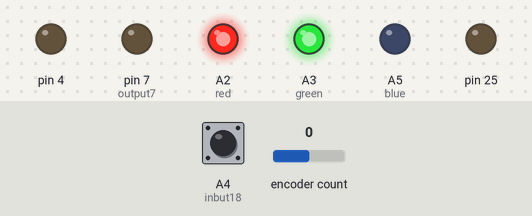
Bench run of a sketch on a simulated Teensy 4. Parts: output pins drawn as LEDs (lit = HIGH). The inputs (shaded band) are chosen by the test bench; at power-on: A4 (inbut18) HIGH, encoder count 0.

Above: at 0.1 s.
Timing chart, 0 to 1.6 s (numbered marks = the images above):
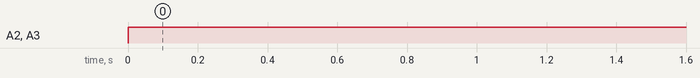

Measured:
- by itself, A2 (red), A3 (green): LOW → HIGH at 0.00 s

The sketch:

encoder-midi.ino
```cpp
/* Encoder Library -
 * http://www.pjrc.com/teensy/td_libs_Encoder.html
  */

// this uses a mouse control to very software plugin controls


#include <MIDI.h>
#include <Encoder.h>
long touchON = 0;
long touchOFF = 0;
int delaytime = 0;
int xymove = 0;
int red =16;
int blue =19;
int green =17;
uint8_t controlVal[]={0,0,0,0,0,0,0,0,0,0};
// Change these two numbers to the pins connected to your encoder.
//   Best Performance: both pins have interrupt capability
//   Good Performance: only the first pin has interrupt capability
//   Low Performance:  neither pin has interrupt capability
Encoder myEnc(6,8);
//   avoid using pins with LEDs attached
int inbut18 = 18;
boolean prevState;
long val = 2;
 int mode = 0;
long Knob;
int output7 = 7;


void setup() {
 // pinMode(8, INPUT);
 // pinMode(6, INPUT);
  pinMode(4, OUTPUT);
  pinMode(7, OUTPUT);
pinMode(18, INPUT);
pinMode(20, INPUT);
pinMode(25, OUTPUT);
pinMode(red, OUTPUT);
pinMode(blue, OUTPUT);
pinMode(green, OUTPUT);
digitalWrite (output7,LOW);
digitalWrite (4,LOW);
//Serial.begin(9600);
// Mouse.begin();
digitalWrite (25,LOW);
}
const int channel = 1;
int controller7 = 7; // 7 = volume
int previousKnob =0;
uint8_t midiVal=63;


void loop() {

digitalWrite (output7,LOW);
//digitalWrite (4,LOW);
if (digitalRead(inbut18)==LOW){
  prevState=LOW;
}

if (digitalRead(18)==HIGH&&prevState==LOW){
  prevState=HIGH;
  val=val*2;
  if (val>8)
    val=2;
}
  if (val==2){
    digitalWrite(red, HIGH);
    digitalWrite(blue, HIGH);
    digitalWrite(green, LOW);
  }
  else if (val==4){
    digitalWrite(red, HIGH);
    digitalWrite(blue, LOW);
    digitalWrite(green, HIGH);
  }
  else if (val==8){
    digitalWrite(red, LOW);
    digitalWrite(blue, HIGH);
    digitalWrite(green, HIGH);
  }

//Serial.print

controlVal[controller7] = controlVal[controller7] + myEnc.read()%256;   //encoder
//myEnc.write(0);

Knob=controlVal[controller7];
      if (previousKnob==0&&Knob<1){
        myEnc.write(0);
        controlVal[controller7]=0;
      }
      else if (previousKnob==127&&Knob>127){
        myEnc.write(127);
        controlVal[controller7]=127;
      }
  Knob=controlVal[controller7];
     if (Knob != previousKnob) {
      usbMIDI.sendControlChange(controller7%8+1, Knob, channel);
      previousKnob = Knob;
     }

delay(2);


if(digitalRead(18)==HIGH){
  while(digitalRead(18)==HIGH){

  }
  controller7++;
}


}
```
